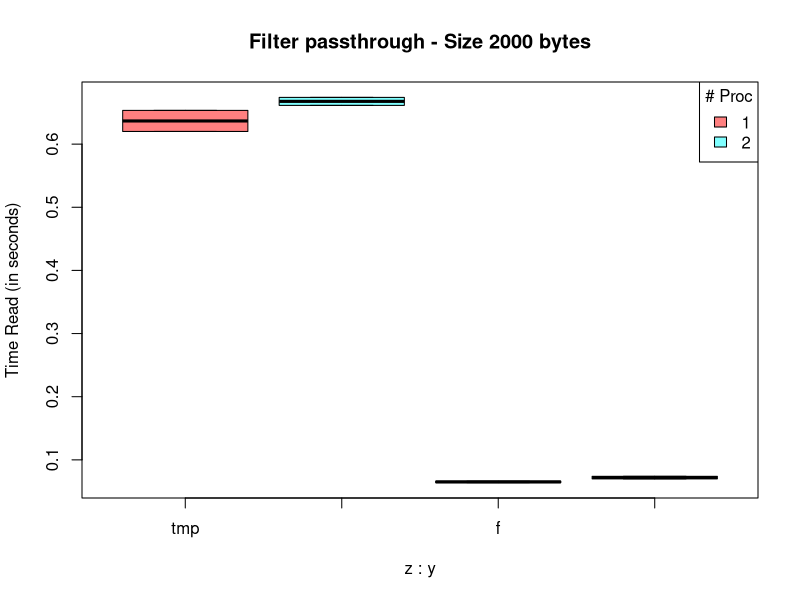
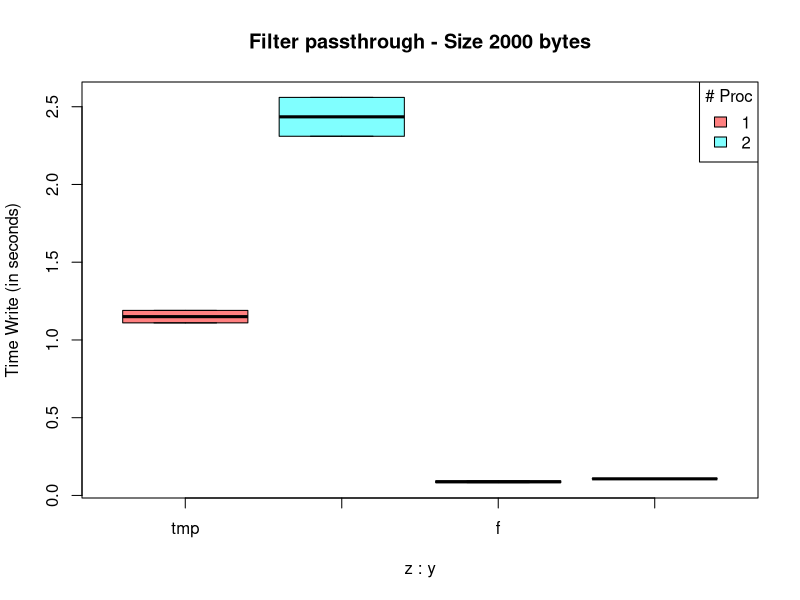

Write the R code that produced these figures, in order. (Note: this script raises an error after producing the figures.)
#!/usr/bin/env Rscript

# R Script for Running IOR

# Options for the output parameters

# time
# throughput

# ########################################################

args = commandArgs(trailingOnly=TRUE)

pdf("figs-ior-s-mpi.pdf") # either save all files in one pdf or the files in specific pdfs; find an option to automatise the choice

d = read.csv("results-ior-s-mpi.csv")

filter_op     = levels(as.factor(d$filter))
size_op       = levels(as.factor(d$size))
nproc_op      = levels(as.factor(d$nproc))

for (k in 1:length(filter_op)){

    d_filter    = subset(d,   filter == filter_op[k])

#    print(d_filter)

    read_tmpfs      = subset(d_filter, operation == 'read'  & dir_mem == 'tmpfs')
    read_fuse       = subset(d_filter, operation == 'read'  & dir_mem == 'fuse')
    write_tmpfs     = subset(d_filter, operation == 'write' & dir_mem == 'tmpfs')
    write_fuse      = subset(d_filter, operation == 'write' & dir_mem == 'fuse')

#    print(read_tmpfs)

    for (j in 1:length(size_op)){

        read_tmpfs_time    = numeric(0)
        read_fuse_time     = numeric(0)
        write_tmpfs_time   = numeric(0)
        write_fuse_time    = numeric(0)

        read_tmpfs_tp    = numeric(0)
        read_fuse_tp     = numeric(0)
        write_tmpfs_tp   = numeric(0)
        write_fuse_tp    = numeric(0)

        for (i in 1:length(nproc_op)){

            x_read_tmpfs      = subset(read_tmpfs,   size == size_op[j] & nproc == nproc_op[i])
            x_read_fuse       = subset(read_fuse,    size == size_op[j] & nproc == nproc_op[i])
            x_write_tmpfs     = subset(write_tmpfs,  size == size_op[j] & nproc == nproc_op[i])
            x_write_fuse      = subset(write_fuse,   size == size_op[j] & nproc == nproc_op[i])

#            print(x_read_tmpfs)

            read_tmpfs_time       = c(read_tmpfs_time, x_read_tmpfs$time)
            read_fuse_time        = c(read_fuse_time, x_read_fuse$time)
            write_tmpfs_time      = c(write_tmpfs_time, x_write_tmpfs$time)
            write_fuse_time       = c(write_fuse_time, x_write_fuse$time)

            read_tmpfs_tp         = c(read_tmpfs_tp, x_read_tmpfs$tp_MB)
            read_fuse_tp          = c(read_fuse_tp, x_read_fuse$tp_MB)
            write_tmpfs_tp        = c(write_tmpfs_tp, x_write_tmpfs$tp_MB)
            write_fuse_tp         = c(write_fuse_tp, x_write_fuse$tp_MB)

        }

        # Plotting the results

        len_bs = length(nproc_op)       # number of options for the nproc
        len = length(read_tmpfs_time)/len_bs;   # number of run

        # #### TIME READ

#        print(read_tmpfs_time)

    if (length(read_tmpfs_time) == length(read_fuse_time)){

        DF = data.frame(
        x = c(read_tmpfs_time, read_fuse_time),
        y = rep(c("READ TMPFS", "READ FUSE"), each = len_bs*len),
        z = rep(rep(1:len_bs, each = len), 2), # two categories, tmpfs and fuse
        stringsAsFactors = FALSE
        )
#        str(DF)
#        print(DF)

        filename = sprintf("%s_%s_time_%s.pdf", filter_op[k], size_op[j], "read");
        title = sprintf("Filter %s - Size %s bytes", filter_op[k], size_op[j]);

#        pdf(filename)
        cols = rainbow(len_bs, s = 0.5)
        boxplot(x ~ z + y, data = DF,
                at = c(1:(2*len_bs)), col = cols,
                names = c("tmp", rep("", len_bs-1), "f", rep("", len_bs-1)),
                xaxs = FALSE, main = title, ylab = "Time Read (in seconds)")
        legend("topright", fill = cols, legend = nproc_op, horiz = F, title = "# Proc")

    } else {
    print (length(read_tmpfs_time))
    print (length(read_fuse_time))
    }

        # #### TIME WRITE

    if (length(write_tmpfs_time) == length(write_fuse_time)){

        DF = data.frame(
        x = c(write_tmpfs_time, write_fuse_time),
        y = rep(c("WRITE TMPFS", "WRITE FUSE"), each = len_bs*len),
        z = rep(rep(1:len_bs, each = len), 2), # two categories, tmpfs and fuse
        stringsAsFactors = FALSE
        )
    #    str(DF)
    #    print(DF)

        filename = sprintf("%s_%s_time_%s.pdf", filter_op[k], size_op[j], "write");
        title = sprintf("Filter %s - Size %s bytes", filter_op[k], size_op[j]);

#        pdf(filename)
        cols = rainbow(len_bs, s = 0.5)
        boxplot(x ~ z + y, data = DF,
                at = c(1:(2*len_bs)), col = cols,
                names = c("tmp", rep("", len_bs-1), "f", rep("", len_bs-1)),
                xaxs = FALSE, main = title, ylab = "Time Write (in seconds)")
        legend("topright", fill = cols, legend = nproc_op, horiz = F, title = "# Proc")

    } else {
    print (length(write_tmpfs_time))
    print (length(write_fuse_time))
    }

        # #### TP READ

    if (length(read_tmpfs_tp) == length(read_fuse_tp)){

        DF = data.frame(
        x = c(read_tmpfs_tp, read_fuse_tp),
        y = rep(c("READ TMPFS", "READ FUSE"), each = len_bs*len),
        z = rep(rep(1:len_bs, each = len), 2), # two categories, tmpfs and fuse
        stringsAsFactors = FALSE
        )
    #    str(DF)
    #    print(DF)

        filename = sprintf("%s_%s_tp_%s.pdf", filter_op[k], size_op[j], "read");
        title = sprintf("Filter %s - Size %s bytes", filter_op[k], size_op[j]);

#        pdf(filename)
        cols = rainbow(len_bs, s = 0.5)
        boxplot(x ~ z + y, data = DF,
                at = c(1:(2*len_bs)), col = cols,
                names = c("tmp", rep("", len_bs-1), "f", rep("", len_bs-1)),
                xaxs = FALSE, main = title, ylab = "Throughput Read (in MB/s)")
        legend("topleft", fill = cols, legend = nproc_op, horiz = F, title = "# Proc")

    } else {
    print (length(read_tmpfs_tp))
    print (length(read_fuse_tp))
    }

        # #### TP WRITE

    if (length(write_tmpfs_tp) == length(write_fuse_tp)){

        DF = data.frame(
        x = c(write_tmpfs_tp, write_fuse_tp),
        y = rep(c("WRITE TMPFS", "WRITE FUSE"), each = len_bs*len),
        z = rep(rep(1:len_bs, each = len), 2), # two categories, tmpfs and fuse
        stringsAsFactors = FALSE
        )
    #    str(DF)
    #    print(DF)

        filename = sprintf("%s_%s_tp_%s.pdf", filter_op[k], size_op[j], "write");
        title = sprintf("Filter %s - Size %s bytes", filter_op[k], size_op[j]);

#        pdf(filename)
        cols = rainbow(len_bs, s = 0.5)
        boxplot(x ~ z + y, data = DF,
                at = c(1:(2*len_bs)), col = cols,
                names = c("tmp", rep("", len_bs-1), "f", rep("", len_bs-1)),
                xaxs = FALSE, main = title, ylab = "Throughput Write (in MB/s)")
        legend("topleft", fill = cols, legend = nproc_op, horiz = F, title = "# Proc")

    } else {
    print (length(write_tmpfs_tp))
    print (length(write_fuse_tp))
    }

    }

}

# dev.off()
print("Graphics constructed with success!")
